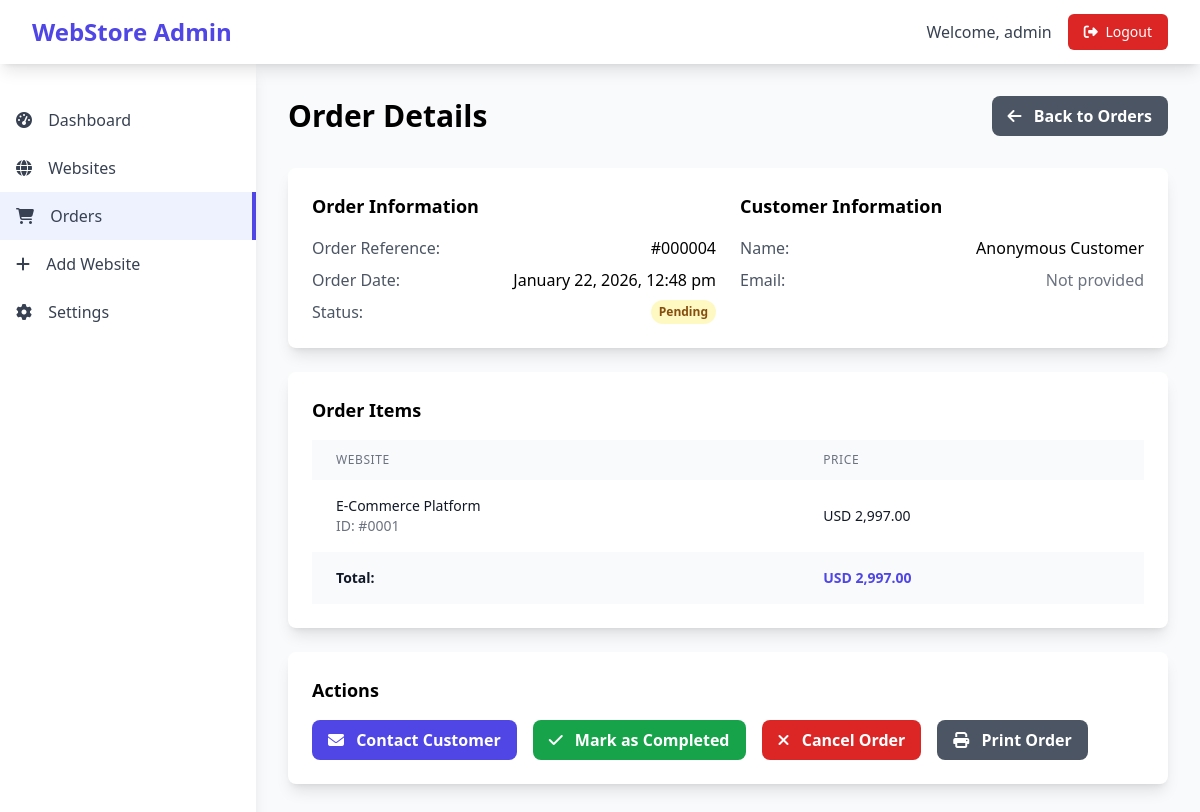
The app's page /admin/view_order.php?id=4 (signed in) with its own data.
### tables this page shows
CREATE TABLE "orders" (
        id INTEGER PRIMARY KEY AUTOINCREMENT,
        order_reference TEXT UNIQUE,
        customer_name TEXT NOT NULL,
        customer_email TEXT NOT NULL,
        customer_phone TEXT,
        total_amount REAL NOT NULL,
        status TEXT DEFAULT 'pending' CHECK(status IN ('pending', 'awaiting_verification', 'completed', 'cancelled')),
        payment_method TEXT,
        transaction_id TEXT,
        notes TEXT,
        download_token TEXT,
        download_count INTEGER DEFAULT 0,
        transaction_reference TEXT,
        payment_screenshot TEXT,
        anonymous_checkout INTEGER DEFAULT 0,
        created_at DATETIME DEFAULT CURRENT_TIMESTAMP,
        updated_at DATETIME DEFAULT CURRENT_TIMESTAMP
    );

CREATE TABLE order_items (
            id INTEGER PRIMARY KEY AUTOINCREMENT,
            order_id INTEGER NOT NULL,
            website_id INTEGER NOT NULL,
            price REAL NOT NULL,
            title TEXT NOT NULL,
            FOREIGN KEY (order_id) REFERENCES orders(id) ON DELETE CASCADE,
            FOREIGN KEY (website_id) REFERENCES websites(id) ON DELETE CASCADE
        );

### functions.php (called while the page is built, shortened)
<?php
function formatPrice($price) {
    return CURRENCY . ' ' . number_format($price, 2);
}
?>

### admin/view_order.php (the view, shortened to what this page needs)
<?php
require_once '../config.php';
require_once '../functions.php';
$order_id = isset($_GET['id']) ? (int)$_GET['id'] : 0;
$stmt = $conn->prepare("SELECT * FROM orders WHERE id = ?");
$stmt->execute([$order_id]);
$order = $stmt->fetch();
$stmt = $conn->prepare("SELECT * FROM order_items WHERE order_id = ?");
$stmt->execute([$order_id]);
$order_items = $stmt->fetchAll();
?>
<!DOCTYPE html>
<html lang="en">
<head>
    <script src="https://cdn.tailwindcss.com"></script>
    <link rel="stylesheet" href="https://cdnjs.cloudflare.com/ajax/libs/font-awesome/6.4.0/css/all.min.css">
</head>
<body class="bg-gray-50">
    <nav class="bg-white shadow-lg fixed top-0 left-0 right-0 z-50">
        <div class="max-w-7xl mx-auto px-4 sm:px-6 lg:px-8">
            <div class="flex justify-between h-16">
                <div class="flex items-center">
                    <h1 class="text-xl sm:text-2xl font-bold text-indigo-600">WebStore Admin</h1>
                </div>
                <div class="flex items-center space-x-2 sm:space-x-4">
                    <span class="hidden sm:inline text-gray-700">Welcome, <?php echo htmlspecialchars($_SESSION['admin_username']); ?></span>
                    <a href="logout.php" class="bg-red-600 text-white px-3 py-2 sm:px-4 rounded-md text-sm font-medium hover:bg-red-700">
                        <i class="fas fa-sign-out-alt mr-1"></i>
                        <span class="hidden sm:inline">Logout</span>
                    </a>
                </div>
            </div>
        </div>
    </nav>
    <div class="flex pt-16">
        <aside id="sidebar" class="fixed lg:static inset-y-0 left-0 z-40 w-64 bg-white shadow-lg min-h-screen transform -translate-x-full lg:translate-x-0 transition-transform duration-300 ease-in-out pt-16 lg:pt-0">
            <nav class="mt-8">
                <a href="dashboard.php" class="block px-4 py-3 text-gray-700 hover:bg-gray-50">
                    <i class="fas fa-tachometer-alt mr-3"></i>
                    Dashboard
                </a>
                <a href="websites.php" class="block px-4 py-3 text-gray-700 hover:bg-gray-50">
                    <i class="fas fa-globe mr-3"></i>
                    Websites
                </a>
                <a href="orders.php" class="block px-4 py-3 text-gray-700 bg-indigo-50 border-r-4 border-indigo-600">
                    <i class="fas fa-shopping-cart mr-3"></i>
                    Orders
                </a>
                <a href="add_website.php" class="block px-4 py-3 text-gray-700 hover:bg-gray-50">
                    <i class="fas fa-plus mr-3"></i>
                    Add Website
                </a>
                <a href="settings.php" class="block px-4 py-3 text-gray-700 hover:bg-gray-50">
                    <i class="fas fa-cog mr-3"></i>
                    Settings
                </a>
            </nav>
        </aside>
        <main class="flex-1 p-4 sm:p-6 lg:p-8 w-full">
            <div class="flex justify-between items-center mb-8">
                <h2 class="text-3xl font-bold">Order Details</h2>
                <a href="orders.php" class="bg-gray-600 text-white px-4 py-2 rounded-lg font-semibold hover:bg-gray-700 transition">
                    <i class="fas fa-arrow-left mr-2"></i>
                    Back to Orders
                </a>
            </div>
            <div class="bg-white rounded-lg shadow-lg p-6 mb-6">
                <div class="grid grid-cols-1 md:grid-cols-2 gap-6">
                    <div>
                        <h3 class="text-lg font-semibold mb-4">Order Information</h3>
                        <div class="space-y-2">
                            <div class="flex justify-between">
                                <span class="text-gray-600">Order Reference:</span>
                                <span class="font-medium"><?php echo htmlspecialchars($order['order_reference'] ?? '#' . str_pad($order['id'], 6, '0', STR_PAD_LEFT)); ?></span>
                            </div>
                            <div class="flex justify-between">
                                <span class="text-gray-600">Order Date:</span>
                                <span class="font-medium"><?php echo date('F j, Y, g:i a', strtotime($order['created_at'])); ?></span>
                            </div>
                            <div class="flex justify-between">
                                <span class="text-gray-600">Status:</span>
                                <span class="px-2 py-1 rounded-full text-xs font-semibold <?php echo $order['status'] === 'completed' ? 'bg-green-100 text-green-800' : ($order['status'] === 'pending' ? 'bg-yellow-100 text-yellow-800' : ($order['status'] === 'awaiting_verification' ? 'bg-blue-100 text-blue-800' : 'bg-red-100 text-red-800')); ?>">
                                    <?php echo ucfirst(str_replace('_', ' ', $order['status'])); ?>
                                </span>
                            </div>
                        </div>
                    </div>
                    <div>
                        <h3 class="text-lg font-semibold mb-4">Customer Information</h3>
                        <div class="space-y-2">
                            <div class="flex justify-between">
                                <span class="text-gray-600">Name:</span>
                                <span class="font-medium">
                                    <?php echo !empty($order['customer_name']) ? htmlspecialchars($order['customer_name']) : 'Anonymous Customer'; ?>
                                </span>
                            </div>
                            <div class="flex justify-between">
                                <span class="text-gray-600">Email:</span>
                                <?php if (!empty($order['customer_email']) && $order['customer_email'] !== 'anonymous@webstore.com'): ?>
                                    <a href="mailto:<?php echo htmlspecialchars($order['customer_email']); ?>" class="font-medium text-indigo-600 hover:text-indigo-800">
                                        <?php echo htmlspecialchars($order['customer_email']); ?>
                                    </a>
                                <?php else: ?>
                                    <span class="font-medium text-gray-500">Not provided</span>
                                <?php endif; ?>
                            </div>
                        </div>
                    </div>
                </div>
            </div>
            <div class="bg-white rounded-lg shadow-lg p-6 mb-6">
                <h3 class="text-lg font-semibold mb-4">Order Items</h3>
                <div class="overflow-x-auto">
                    <table class="w-full">
                        <thead class="bg-gray-50">
                            <tr>
                                <th class="px-6 py-3 text-left text-xs font-medium text-gray-500 uppercase tracking-wider">Website</th>
                                <th class="px-6 py-3 text-left text-xs font-medium text-gray-500 uppercase tracking-wider">Price</th>
                            </tr>
                        </thead>
                        <tbody class="bg-white divide-y divide-gray-200">
                            <?php foreach ($order_items as $item): ?>
                                <tr>
                                    <td class="px-6 py-4">
                                        <div class="text-sm font-medium text-gray-900"><?php echo htmlspecialchars($item['title']); ?></div>
                                        <div class="text-sm text-gray-500">ID: #<?php echo str_pad($item['website_id'], 4, '0', STR_PAD_LEFT); ?></div>
                                    </td>
                                    <td class="px-6 py-4 whitespace-nowrap text-sm font-medium text-gray-900">
                                        <?php echo formatPrice($item['price']); ?>
                                    </td>
                                </tr>
                            <?php endforeach; ?>
                        </tbody>
                        <tfoot class="bg-gray-50">
                            <tr>
                                <td class="px-6 py-4 text-sm font-semibold text-gray-900">Total:</td>
                                <td class="px-6 py-4 text-sm font-bold text-indigo-600">
                                    <?php echo formatPrice($order['total_amount']); ?>
                                </td>
                            </tr>
                        </tfoot>
                    </table>
                </div>
            </div>
            <div class="bg-white rounded-lg shadow-lg p-6">
                <h3 class="text-lg font-semibold mb-4">Actions</h3>
                <div class="flex flex-wrap gap-4">
                    <a href="mailto:<?php echo htmlspecialchars($order['customer_email']); ?>" class="bg-indigo-600 text-white px-4 py-2 rounded-lg font-semibold hover:bg-indigo-700 transition">
                        <i class="fas fa-envelope mr-2"></i>
                        Contact Customer
                    </a>
                    <?php if ($order['status'] === 'pending'): ?>
                        <form method="POST" action="orders.php" class="inline-block">
                            <button type="submit" class="bg-green-600 text-white px-4 py-2 rounded-lg font-semibold hover:bg-green-700 transition">
                                <i class="fas fa-check mr-2"></i>
                                Mark as Completed
                            </button>
                        </form>
                        <form method="POST" action="orders.php" class="inline-block">
                            <button type="submit" class="bg-red-600 text-white px-4 py-2 rounded-lg font-semibold hover:bg-red-700 transition" onclick="return confirm('Are you sure you want to cancel this order?')">
                                <i class="fas fa-times mr-2"></i>
                                Cancel Order
                            </button>
                        </form>
                    <?php endif; ?>
                    <button onclick="window.print()" class="bg-gray-600 text-white px-4 py-2 rounded-lg font-semibold hover:bg-gray-700 transition">
                        <i class="fas fa-print mr-2"></i>
                        Print Order
                    </button>
                </div>
            </div>
        </main>
    </div>
</body>
</html>

### records on screen
orders: order_reference+id "#000004", created_at "January 22, 2026, 12:48 pm", status "Pending", customer_name "Anonymous Customer", total_amount "USD 2,997.00"
order_items: title "E-Commerce Platform", website "0001", price "USD 2,997.00"

### other values on screen
$_SESSION['admin_username'] "admin"
